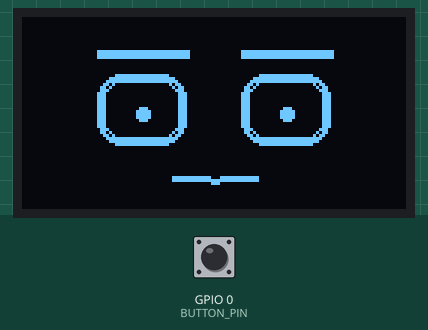
This sketch was run on a simulated ESP32. On the bench: 128×64 one-colour display. The inputs (shaded band) are chosen by the test bench; at power-on: GPIO 0 (BUTTON_PIN) HIGH. Random numbers use the default seed unless the sketch sets one; what the sketch prints to the serial monitor is not drawn.

Above: at 1.2 s.
1.3 s: GPIO 0 (BUTTON_PIN) pulled LOW for 0.15 s
At 1.7 s:
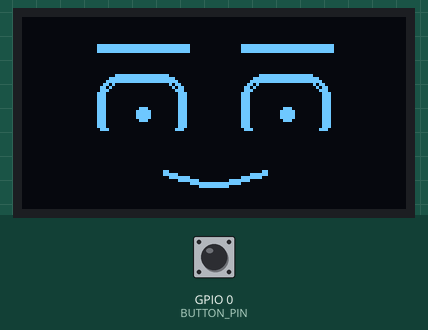
2.0 s: GPIO 0 (BUTTON_PIN) pulled LOW for 1 s
At 3.0 s:
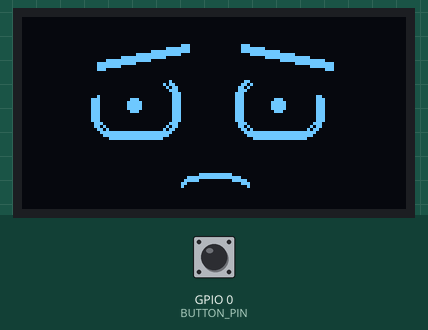
3.6 s: GPIO 0 (BUTTON_PIN) pulsed LOW 2 times (0.12 s each, 0.3 s apart)
At 5.1 s:
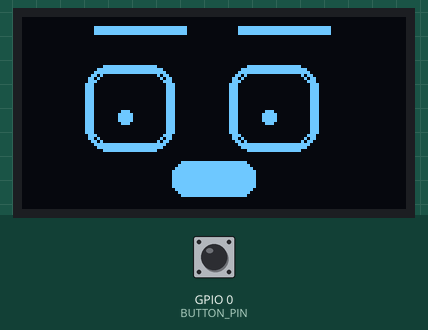
7.0 s: GPIO 0 (BUTTON_PIN) pulled LOW for 0.15 s
At 8.1 s:
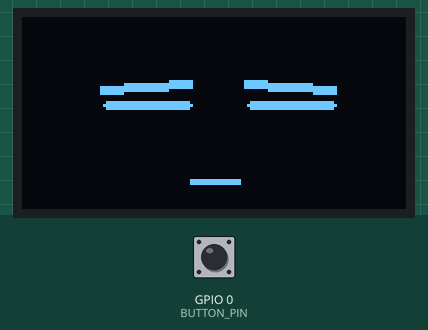
Timing chart, 0 to 8.7 s (numbered marks = the images above; inputs shaded):
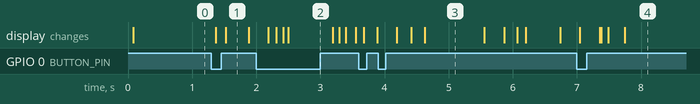

The sketch:

oled_face_ai.ino
```cpp
/* ============================================================
 * La cara de Emma, controlada por su cerebro
 * ------------------------------------------------------------
 * Esta versión no escucha por micrófono: recibe órdenes por el
 * puerto serie desde brain/server.js, que es quien habla con
 * Claude y con el sintetizador de voz de la computadora.
 *
 * Protocolo (una orden por línea, a 115200 baudios):
 *   MOOD:feliz      -> cambia la emoción
 *   LEVEL:0.62      -> abre la boca ese tanto, de 0.00 a 1.00
 *
 * Si no llega ningún LEVEL durante 400 ms, la boca se cierra sola.
 *
 * Hardware:
 *   - ESP32 (o Arduino Nano/UNO)
 *   - OLED 0.96" SSD1306 128x64 I2C
 *
 * Conexiones (ESP32):
 *   OLED VDD -> 3V3     OLED SCK -> GPIO22
 *   OLED GND -> GND     OLED SDA -> GPIO21
 *
 * El USB que usás para programarlo es el mismo por el que recibe
 * las órdenes: no hace falta ningún cable extra.
 *
 * Librerías: "Adafruit SSD1306" y "Adafruit GFX Library"
 * ============================================================ */

#include <Wire.h>
#include <Adafruit_GFX.h>
#include <Adafruit_SSD1306.h>

// ---------------- PINES ----------------
#if defined(ESP32)
  #define BUTTON_PIN   0     // el botón BOOT cambia de emoción a mano
#else
  #define BUTTON_PIN   2     // Arduino UNO/Nano: I2C va en A4 (SDA) y A5 (SCL)
#endif

#define SCREEN_W     128
#define SCREEN_H     64
#define OLED_ADDR    0x3C

Adafruit_SSD1306 display(SCREEN_W, SCREEN_H, &Wire, -1);

// ---------------- GEOMETRIA DE LA CARA ----------------
// (los mismos numeros que web/face.js, para que se vea igual)
static const int EYE_W    = 30;
static const int EYE_CY   = 31;
static const int EYE_CX_L = 40;
static const int EYE_CX_R = 88;
static const int MOUTH_Y  = 54;

struct Mood {
  float browY, browTilt, eyeH, lidTop, lidBot, mouthCurve, mouthW, openBias;
};

// neutral, feliz, triste, enojado, sorpresa, dormido
static const Mood MOODS[] = {
  {  0,  0, 24, 0.00f, 0.00f,  2, 28, 0.00f },
  { -2, -1, 24, 0.00f, 0.30f,  9, 36, 0.00f },
  {  1, -6, 22, 0.20f, 0.00f, -6, 22, 0.00f },
  {  3,  8, 24, 0.24f, 0.00f,  0, 30, 0.00f },
  { -5,  0, 30, 0.00f, 0.00f,  0, 18, 0.55f },
  {  2, -3,  3, 0.00f, 0.00f,  1, 16, 0.00f },
};
static const int MOOD_COUNT = sizeof(MOODS) / sizeof(MOODS[0]);

// ---------------- ESTADO ANIMADO ----------------
Mood  cur     = MOODS[0];
Mood  tgt     = MOODS[0];
int   moodIdx = 0;

float blinkV     = 0.0f;   // 0 = ojo abierto, 1 = cerrado
int   blinkPhase = 0;      // 0 = quieto, 1 = cerrando, 2 = abriendo
long  nextBlink  = 2500;

float lookX = 0, lookY = 0, lookTX = 0, lookTY = 0;
long  nextLook = 1500;

float voice     = 0.0f;    // apertura de la boca, 0..1
float voiceTgt  = 0.0f;    // último LEVEL recibido
unsigned long lastLevel = 0;   // cuándo llegó, para cerrar la boca si el cerebro se calla

unsigned long lastFrame = 0;

// ---------------- UTILIDADES ----------------
static float lerpf(float a, float b, float t) { return a + (b - a) * t; }
static float clampf(float v, float a, float b) { return v < a ? a : (v > b ? b : v); }

static void thickLine(int x0, int y0, int x1, int y1, int t, uint16_t col) {
  for (int i = 0; i < t; i++) display.drawLine(x0, y0 + i, x1, y1 + i, col);
}

static void thickRoundRect(int x, int y, int w, int h, int r, int t, uint16_t col) {
  for (int i = 0; i < t; i++) {
    int rr = r - i; if (rr < 0) rr = 0;
    display.drawRoundRect(x + i, y + i, w - 2 * i, h - 2 * i, rr, col);
  }
}

// cuadrilatero relleno (para los parpados, que se pintan en negro)
static void fillQuad(int x0, int y0, int x1, int y1, int x2, int y2, int x3, int y3, uint16_t col) {
  display.fillTriangle(x0, y0, x1, y1, x2, y2, col);
  display.fillTriangle(x0, y0, x2, y2, x3, y3, col);
}

// curva de la boca: bezier cuadratica dibujada por tramos
static void mouthCurve(int x0, int y0, int cx, int cy, int x1, int y1, int thick, uint16_t col) {
  int px = x0, py = y0;
  for (int i = 1; i <= 10; i++) {
    float t = i / 10.0f, u = 1 - t;
    int nx = (int)(u * u * x0 + 2 * u * t * cx + t * t * x1);
    int ny = (int)(u * u * y0 + 2 * u * t * cy + t * t * y1);
    thickLine(px, py, nx, ny, thick, col);
    px = nx; py = ny;
  }
}

// ---------------- ÓRDENES POR EL PUERTO SERIE ----------------
static const char* MOOD_NAMES[] = { "neutral", "feliz", "triste", "enojado", "sorpresa", "dormido" };

static void aplicarMood(const char* nombre) {
  for (int i = 0; i < MOOD_COUNT; i++) {
    if (strcmp(nombre, MOOD_NAMES[i]) == 0) {
      moodIdx = i;
      tgt = MOODS[i];
      return;
    }
  }
}

// Lee una línea completa sin bloquear: va juntando caracteres hasta el salto.
static void leerSerie() {
  static char linea[32];
  static uint8_t largo = 0;

  while (Serial.available()) {
    char c = (char)Serial.read();
    if (c == '\n' || c == '\r') {
      if (largo == 0) continue;
      linea[largo] = '\0';
      largo = 0;

      if (strncmp(linea, "MOOD:", 5) == 0) {
        aplicarMood(linea + 5);
      } else if (strncmp(linea, "LEVEL:", 6) == 0) {
        voiceTgt = clampf(atof(linea + 6), 0.0f, 1.0f);
        lastLevel = millis();
      }
    } else if (largo < sizeof(linea) - 1) {
      linea[largo++] = c;
    } else {
      largo = 0;  // línea demasiado larga: la descartamos entera
    }
  }

  // si el cerebro dejó de hablar, la boca se cierra sola
  if (millis() - lastLevel > 400) voiceTgt = 0.0f;
}

// ---------------- DIBUJO ----------------
static void drawFace() {
  display.clearDisplay();

  float openF = 1.0f - blinkV;
  float h = cur.eyeH * openF;
  if (h < 3) h = 3;

  for (int i = 0; i < 2; i++) {
    bool isLeft = (i == 0);
    int  cx = isLeft ? EYE_CX_L : EYE_CX_R;
    int  x  = (int)(cx - EYE_W / 2.0f + lookX);
    int  y  = (int)(EYE_CY - h / 2.0f + lookY * 0.6f);
    int  hh = (int)h;

    thickRoundRect(x, y, EYE_W, hh, 8, 3, SSD1306_WHITE);

    if (openF > 0.55f && hh > 12) {
      display.fillCircle((int)(cx + lookX * 1.7f), (int)(EYE_CY + lookY * 1.3f + 1), 2, SSD1306_WHITE);
    }

    // parpado superior inclinado (enojado / triste)
    if (cur.lidTop > 0.01f && openF > 0.5f) {
      float lh  = cur.eyeH * cur.lidTop;
      float dIn = cur.browTilt * 0.7f;
      int yIn  = (int)(y + lh + dIn);
      int yOut = (int)(y + lh - dIn);
      fillQuad(x - 4, y - 6, x + EYE_W + 4, y - 6,
               x + EYE_W + 4, isLeft ? yIn : yOut,
               x - 4,         isLeft ? yOut : yIn, SSD1306_BLACK);
    }

    // parpado inferior (sonreir con los ojos)
    if (cur.lidBot > 0.01f && openF > 0.5f) {
      int lh = (int)(cur.eyeH * cur.lidBot);
      display.fillRect(x - 4, y + hh - lh, EYE_W + 8, lh + 8, SSD1306_BLACK);
    }

    // ceja
    int by = (int)(EYE_CY - cur.eyeH / 2.0f - 8 + cur.browY + lookY * 0.3f);
    int t  = (int)(cur.browTilt * 0.6f);
    int xIn  = isLeft ? cx + 15 : cx - 15;
    int xOut = isLeft ? cx - 15 : cx + 15;
    thickLine(xOut + (int)(lookX * 0.5f), by - t,
              xIn  + (int)(lookX * 0.5f), by + t, 3, SSD1306_WHITE);
  }

  // boca
  float mouthOpen = clampf(cur.openBias + voice, 0.0f, 1.0f);
  if (mouthOpen > 0.07f) {
    int mw = (int)(16 + 22 * mouthOpen);
    int mh = (int)(4 + 15 * mouthOpen);
    int r  = mh / 2; if (r > 5) r = 5;
    display.fillRoundRect(64 - mw / 2, MOUTH_Y - mh / 2, mw, mh, r, SSD1306_WHITE);
  } else {
    int mw = (int)cur.mouthW;
    int cv = (int)cur.mouthCurve;
    mouthCurve(64 - mw / 2, (int)(MOUTH_Y - cv * 0.35f),
               64,          (int)(MOUTH_Y + cv * 0.9f),
               64 + mw / 2, (int)(MOUTH_Y - cv * 0.35f), 2, SSD1306_WHITE);
  }

  display.display();
}

// ---------------- ANIMACION ----------------
static void updateFace(float dtMs) {
  float k = 1.0f - powf(0.001f, dtMs / 1000.0f);
  cur.browY      = lerpf(cur.browY,      tgt.browY,      k);
  cur.browTilt   = lerpf(cur.browTilt,   tgt.browTilt,   k);
  cur.eyeH       = lerpf(cur.eyeH,       tgt.eyeH,       k);
  cur.lidTop     = lerpf(cur.lidTop,     tgt.lidTop,     k);
  cur.lidBot     = lerpf(cur.lidBot,     tgt.lidBot,     k);
  cur.mouthCurve = lerpf(cur.mouthCurve, tgt.mouthCurve, k);
  cur.mouthW     = lerpf(cur.mouthW,     tgt.mouthW,     k);
  cur.openBias   = lerpf(cur.openBias,   tgt.openBias,   k);

  // parpadeo
  nextBlink -= (long)dtMs;
  if (blinkPhase == 0 && nextBlink <= 0 && moodIdx != 5) blinkPhase = 1;
  if (blinkPhase == 1) {
    blinkV += dtMs / 70.0f;
    if (blinkV >= 1.0f) { blinkV = 1.0f; blinkPhase = 2; }
  } else if (blinkPhase == 2) {
    blinkV -= dtMs / 90.0f;
    if (blinkV <= 0.0f) {
      blinkV = 0.0f; blinkPhase = 0;
      nextBlink = 1800 + random(4000);
    }
  }

  // micro movimientos de la mirada
  nextLook -= (long)dtMs;
  if (nextLook <= 0) {
    lookTX = (random(200) - 100) / 25.0f;
    lookTY = (random(200) - 100) / 40.0f;
    nextLook = 1200 + random(3000);
  }
  float lk = 1.0f - powf(0.02f, dtMs / 1000.0f);
  lookX = lerpf(lookX, lookTX, lk);
  lookY = lerpf(lookY, lookTY, lk);
}

// ---------------- SETUP / LOOP ----------------
void setup() {
  Serial.begin(115200);
  pinMode(BUTTON_PIN, INPUT_PULLUP);
#if defined(ESP32)
  Wire.begin(21, 22);
#else
  Wire.begin();
#endif

  if (!display.begin(SSD1306_SWITCHCAPVCC, OLED_ADDR)) {
    Serial.println(F("No se encontro la OLED en 0x3C. Proba con 0x3D."));
    for (;;) delay(1000);
  }
  display.clearDisplay();
  display.display();
  randomSeed(micros());
  lastFrame = millis();
  Serial.println(F("listo"));
}

void loop() {
  leerSerie();

  // el botón sigue sirviendo para probar sin la computadora
  static bool prevBtn = HIGH;
  bool btn = digitalRead(BUTTON_PIN);
  if (prevBtn == HIGH && btn == LOW) {
    moodIdx = (moodIdx + 1) % MOOD_COUNT;
    tgt = MOODS[moodIdx];
    delay(20);
  }
  prevBtn = btn;

  // la boca abre rapido y cierra despacio
  voice = (voiceTgt > voice) ? lerpf(voice, voiceTgt, 0.65f) : lerpf(voice, voiceTgt, 0.18f);

  unsigned long now = millis();
  float dt = (float)(now - lastFrame);
  if (dt > 64) dt = 64;
  lastFrame = now;

  updateFace(dt);
  drawFace();
}
```

Measured:
- what the display in image 3 shows lasts 1.0 s, from 4.6 s to 5.6 s
